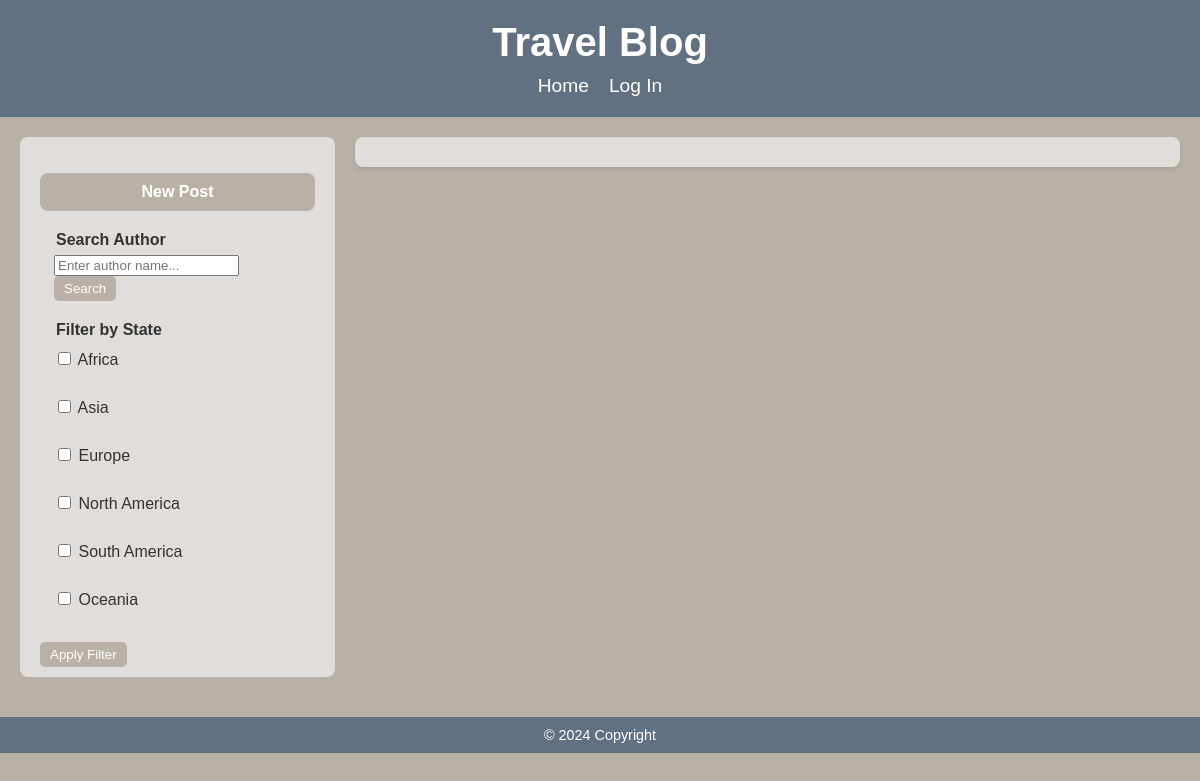
Before: /pages/index.php with the older database file.
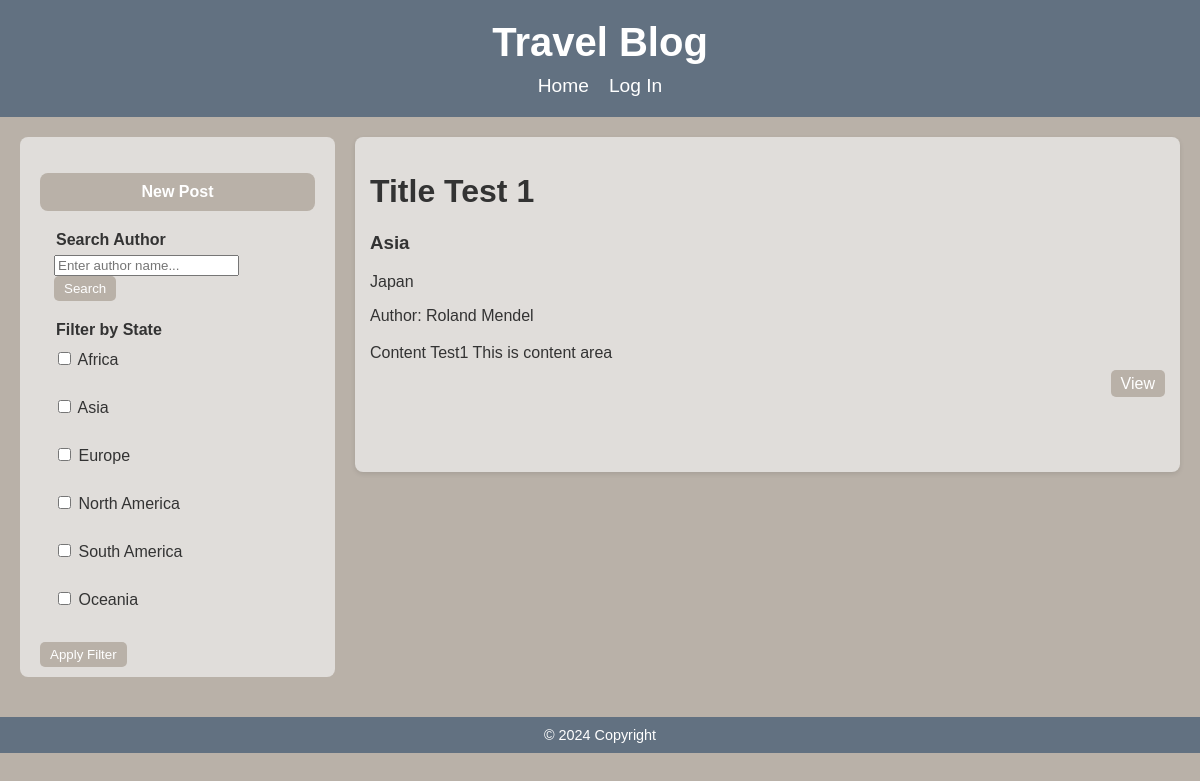
After: the same page with the newer database file.
### tables this page shows
CREATE TABLE IF NOT EXISTS `post` (
  `post_id` INT NOT NULL AUTO_INCREMENT,  
  `user_id` INT NOT NULL,                   
  `title` VARCHAR(255) NOT NULL,               
  `content` TEXT NOT NULL,                     
  `state` ENUM('Africa', 'Asia', 'Europe', 'North America', 'South America', 'Oceania') NOT NULL,
  `country` VARCHAR(50) NOT NULL,
  `image_path` VARCHAR(255) DEFAULT NULL,      
  `created_at` TIMESTAMP DEFAULT CURRENT_TIMESTAMP,  
  PRIMARY KEY (`post_id`),                    
  FOREIGN KEY (`user_id`) REFERENCES `account`(`id`) 
);

CREATE TABLE IF NOT EXISTS `account` (
  `id` int(11) NOT NULL AUTO_INCREMENT,
  `username` varchar(30) NOT NULL,
  `email` varchar(30) NOT NULL,
  `password` varchar(30) NOT NULL,
  PRIMARY KEY (`id`)
);

### pages/index.php (the view, shortened to what this page needs)
<!DOCTYPE html>
<html lang="en">
<head>
    <link rel="stylesheet" type="text/css" href="../css/style.css">
</head>
<body>
    <?php
    include 'headerTB.php';
    ?>
    <div class="big-container">
        <aside>
            <ul>
                <li><a href="createForm.php">New Post</a></li>
            </ul>
            <form action="index.php" method="GET">
                <fieldset>
                    <legend>Search Author</legend>
                    <input type="text" name="author" placeholder="Enter author name...">
                    <button type="submit">Search</button>
                </fieldset>
            </form>
            <form method="GET" action="index.php">
                <fieldset>
                    <legend>Filter by State</legend>
                    <label><input type="checkbox" name="state[]" value="Africa"> Africa</label><br>
                    <label><input type="checkbox" name="state[]" value="Asia"> Asia</label><br>
                    <label><input type="checkbox" name="state[]" value="Europe"> Europe</label><br>
                    <label><input type="checkbox" name="state[]" value="North America"> North America</label><br>
                    <label><input type="checkbox" name="state[]" value="South America"> South America</label><br>
                    <label><input type="checkbox" name="state[]" value="Oceania"> Oceania</label><br>
                </fieldset>
                <button type="submit">Apply Filter</button>
            </form>
        </aside>
        <main class="indexPage">
            <div class="post-container">
            <?php
                $db = db_connect();
                $sql = "SELECT p.post_id, p.title, p.state, p.country, p.content, p.image_path, p.created_at, p.user_id, a.username ";
                $sql .= "FROM post p ";
                $sql .= "JOIN account a ON p.user_id = a.id ";
                $sql .= "ORDER BY p.created_at DESC";
                $result_set = mysqli_query($db, $sql);
                ?>
                <div class="blog">
                    <?php while ($post = mysqli_fetch_assoc($result_set)) { ?>
                        <div class="post">
                            <h1><?php echo htmlspecialchars($post['title']); ?></h1>
                            <h3><?php echo htmlspecialchars($post['state']); ?></h3>
                            <p><?php echo htmlspecialchars($post['country']); ?></p>
                            <p>Author: <?php echo htmlspecialchars($post['username']); ?></p>
                            <div class="content-preview">
                                <?php echo nl2br(htmlspecialchars($post['content'])); ?>
                            </div>
                            <div class="main_link">
                                <ul>
                                    <li><a class="action" href="<?php echo "blog.php?id=" . $post['post_id']; ?>">View</a></li>
                                </ul>
                            </div>
                            <br><br><br>
                        </div>
                    <?php } ?>
                </div>
            </div>
        </main>
    </div>
    <?php
    include 'footerTB.php';
    ?>
</body>
</html>

Changed rows visible on the page:
added post: title "Title Test 1", state "Asia", country "Japan", user.username "Roland Mendel", content "Content Test1 This is content area"
